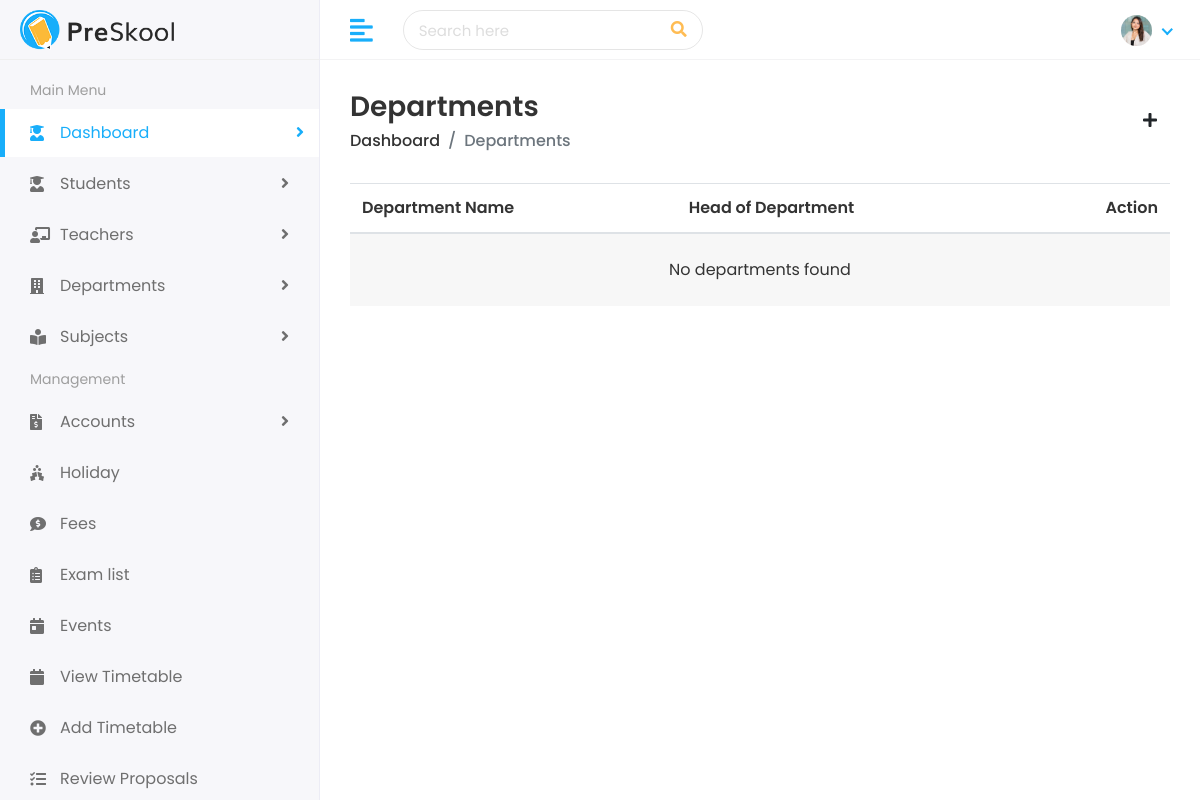
Page /academic/departments/ (signed in) on the earlier database version.
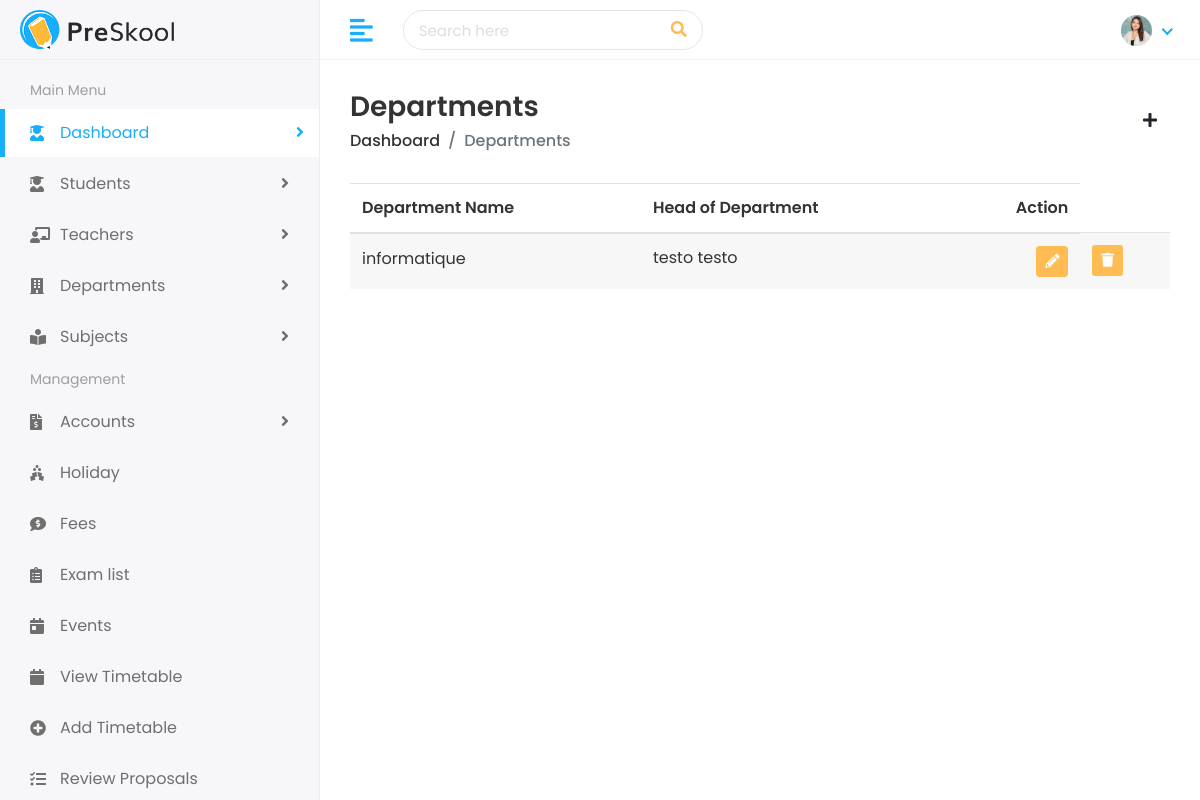
Same page on the later database version.
### academic/models.py (models this page shows, shortened)
class Department(models.Model):
    name = models.CharField(max_length=100)
    head_of_dept = models.ForeignKey(Teacher, on_delete=models.SET_NULL, null=True, related_name="managed_department")

### staff/models.py (models this page shows, shortened)
class Teacher(models.Model):
    user = models.OneToOneField(
        settings.AUTH_USER_MODEL,
        on_delete=models.CASCADE,
        related_name='teacher_profile'
    )
    gender = models.CharField(
        max_length=10,
        choices=[('Male', 'Male'), ('Female', 'Female')],
        null=True,
        blank=True
    )
    qualification = models.CharField(
        max_length=100,
        null=True,
        blank=True
    )
    experience = models.IntegerField(
        null=True,
        blank=True
    )
    mobile_number = models.CharField(
        max_length=15,
        null=True,
        blank=True
    )
    address = models.TextField(
        null=True,
        blank=True
    )
    joining_date = models.DateField(
        null=True,
        blank=True
    )
    department = models.ForeignKey(
        'academic.Department',
        on_delete=models.SET_NULL,
        null=True,
        blank=True
    )

### home_auth/models.py (models this page shows, shortened)
class CustomUser(AbstractUser):
    username = models.CharField(max_length=100, unique=True)
    email = models.EmailField(max_length=255, unique=True, db_index=True)
    is_authorized = models.BooleanField(default=False)
    login_token = models.CharField(max_length=6, blank=True, null=True)
    first_name = models.CharField(max_length=30, blank=True)
    last_name = models.CharField(max_length=30, blank=True)
    date_joined = models.DateTimeField(auto_now_add=True)
    is_student = models.BooleanField(default=False)
    is_admin = models.BooleanField(default=False)
    is_teacher = models.BooleanField(default=False)
    groups = models.ManyToManyField(
        'auth.Group',
        related_name=None,
        blank=True
    )
    user_permissions = models.ManyToManyField(
        'auth.Permission',
        related_name=None,
        blank=True
    )

### academic/views.py (the view)
# urls.py: path('departments/', views.department_list, name='department_list'),
@login_required
def department_list(request):
    departments = Department.objects.all().select_related('head_of_dept')
    return render(request, 'academic/departments.html', {'departments': departments})

### templates/academic/departments.html (shortened to what this page needs)
{% extends 'Home/base.html' %}
{% load static %}
{% block body %}
<div class="page-wrapper">
    <div class="content container-fluid">
        <div class="page-header">
            <div class="row align-items-center">
                <div class="col">
                    <h3 class="page-title">Departments</h3>
                    <ul class="breadcrumb">
                        <li class="breadcrumb-item"><a href="{% url 'dashboard' %}">Dashboard</a></li>
                        <li class="breadcrumb-item active">Departments</li>
                    </ul>
                </div>
                <div class="col-auto float-right ml-auto">
                    {% if user.is_admin %}
                        <a href="{% url 'add_department' %}" class="btn btn-add"><i class="fas fa-plus"></i></a>
                    {% endif %}
                </div>
            </div>
        </div>
        <div class="row">
            <div class="col-md-12">
                <div class="table-responsive">
                    <table class="table table-striped custom-table mb-0 datatable">
                        <thead>
                            <tr>
                                <th>Department Name</th>
                                <th>Head of Department</th>
                                <th class="text-right">Action</th>
                            </tr>
                        </thead>
                        <tbody>
                            {% for dept in departments %}
                                <tr>
                                    <td>
                                        <h2 class="table-avatar">
                                            <a href="">{{ dept.name }}</a>
                                        </h2>
                                    </td>
                                    <td>
                                        {% if dept.head_of_dept %}
                                            {{ dept.head_of_dept.user.first_name }} {{ dept.head_of_dept.user.last_name }}
                                        {% else %}
                                            <span class="badge badge-warning">Not Assigned</span>
                                        {% endif %}
                                    </td>
                                    <td class="text-right">
                                        <div class="actions">
                                            {% if user.is_admin %}
                                                <a href="{% url 'edit_department' dept.id %}" class="btn btn-sm btn-primary" title="Edit">
                                                    <i class="fas fa-pencil-alt"></i>
                                                </a>
                                            {% endif %}
                                        </div>
                                    </td>
                                    <td>
                                     <form action="{% url 'delete_department' dept.id %}" method="POST" >
                                                 <button type="submit" class="btn btn-sm bg-danger-light" onclick="return confirm('Are you sure you want to delete this departement?');">
                                                     <i class="fas fa-trash"></i>
                                                 </button>
                                             </form></td>
                                </tr>
                            {% empty %}
                                <tr>
                                    <td colspan="3" class="text-center py-4">No departments found</td>
                                </tr>
                            {% endfor %}
                        </tbody>
                    </table>
                </div>
            </div>
        </div>
    </div>
</div>
{% endblock %}

### templates/Home/base.html (shortened to what this page needs)
{% load static %}
<!DOCTYPE html>
<html lang="en">
   <head>
      <link rel="stylesheet" href="{%static 'assets/plugins/bootstrap/css/bootstrap.min.css' %}">
      <link rel="stylesheet" href="{%static 'assets/plugins/fontawesome/css/fontawesome.min.css' %}">
      <link rel="stylesheet" href="{%static 'assets/plugins/fontawesome/css/all.min.css' %}">
      <link rel="stylesheet" href="{%static 'assets/plugins/select2/css/select2.min.css' %}">
      <link rel="stylesheet" href="{%static 'assets/plugins/simple-calendar/simple-calendar.css' %}">
      <link rel="stylesheet" href="{%static 'assets/css/style.css' %}">
   </head>
   <body>
      <div class="main-wrapper">
         <div class="header">
            <div class="header-left">
               <a href="{% url 'dashboard' %}" class="logo">
               <img src="{%static 'assets/img/logo.png' %}" alt="Logo">
               </a>
            </div>
            <a href="javascript:void(0);" id="toggle_btn">
            <i class="fas fa-align-left"></i>
            </a>
            <div class="top-nav-search">
               <form>
                  <input type="text" class="form-control" placeholder="Search here">
                  <button class="btn" type="submit"><i class="fas fa-search"></i></button>
               </form>
            </div>
            <ul class="nav user-menu">
               <li class="nav-item dropdown noti-dropdown">
                  <a href="#" class="dropdown-toggle nav-link" data-toggle="dropdown">
                  </a>
               </li>
               <li class="nav-item dropdown has-arrow">
                  <a href="#" class="dropdown-toggle nav-link" data-toggle="dropdown">
                  <span class="user-img"><img class="rounded-circle" src="{%static 'assets/img/profiles/avatar-01.jpg'%}" width="31" alt="Ryan Taylor"></span>
                  </a>
               </li>
            </ul>
         </div>
         <div class="sidebar" id="sidebar">
            <div class="sidebar-inner slimscroll">
               <div id="sidebar-menu" class="sidebar-menu">
                  <ul>
                     <li class="menu-title">
                        <span>Main Menu</span>
                     </li>
                     <li class="submenu active">
                        <a href="#"><i class="fas fa-user-graduate"></i> <span> Dashboard</span> <span class="menu-arrow"></span></a>
                     </li>
                     <li class="submenu">
                        <a href="#"><i class="fas fa-user-graduate"></i> <span> Students</span> <span class="menu-arrow"></span></a>
                     </li>
                     <li class="submenu">
                        <a href="#"><i class="fas fa-chalkboard-teacher"></i> <span> Teachers</span> <span class="menu-arrow"></span></a>
                     </li>
                     <li class="submenu">
                        <a href="#"><i class="fas fa-building"></i> <span> Departments</span> <span class="menu-arrow"></span></a>
                     </li>
                     <li class="submenu">
                        <a href="#"><i class="fas fa-book-reader"></i> <span> Subjects</span> <span class="menu-arrow"></span></a>
                     </li>
                     <li class="menu-title">
                        <span>Management</span>
                     </li>
                     <li class="submenu">
                        <a href="#"><i class="fas fa-file-invoice-dollar"></i> <span> Accounts</span> <span class="menu-arrow"></span></a>
                     </li>
                     <li>
                        <a href="{% url 'holiday_list' %}"><i class="fas fa-holly-berry"></i> <span>Holiday</span></a>
                     </li>
                     <li>
                        <a href="fees.html"><i class="fas fa-comment-dollar"></i> <span>Fees</span></a>
                     </li>
                     <li>
                        <a href="{% url 'exam_list' %}"><i class="fas fa-clipboard-list"></i> <span>Exam list</span></a>
                     </li>
                     <li>
                        <a href="event.html"><i class="fas fa-calendar-day"></i> <span>Events</span></a>
                     </li>
 <li>
    <a href="{% url 'timetable_list' %}">
        <i class="fas fa-calendar"></i> <span>View Timetable</span>
    </a>
</li>
{% if user.is_authenticated and user.is_admin %}
<li>
    <a href="{% url 'add_timetable' %}">
        <i class="fas fa-plus-circle"></i> <span>Add Timetable</span>
    </a>
</li>
<li>
    <a href="{% url 'proposal_list' %}">
        <i class="fas fa-tasks"></i> <span>Review Proposals</span>
    </a>
</li>
{% endif %}
                  </ul>
               </div>
            </div>
         </div>
         {% block body %}
         {% endblock %}
      </div>
  </body>
  </html>

Differences in the rows shown:
added Department: name "informatique", head_of_dept.user.first_name "testo", head_of_dept.user.last_name "testo"
Other differences:
text no longer shown: "No departments found"
